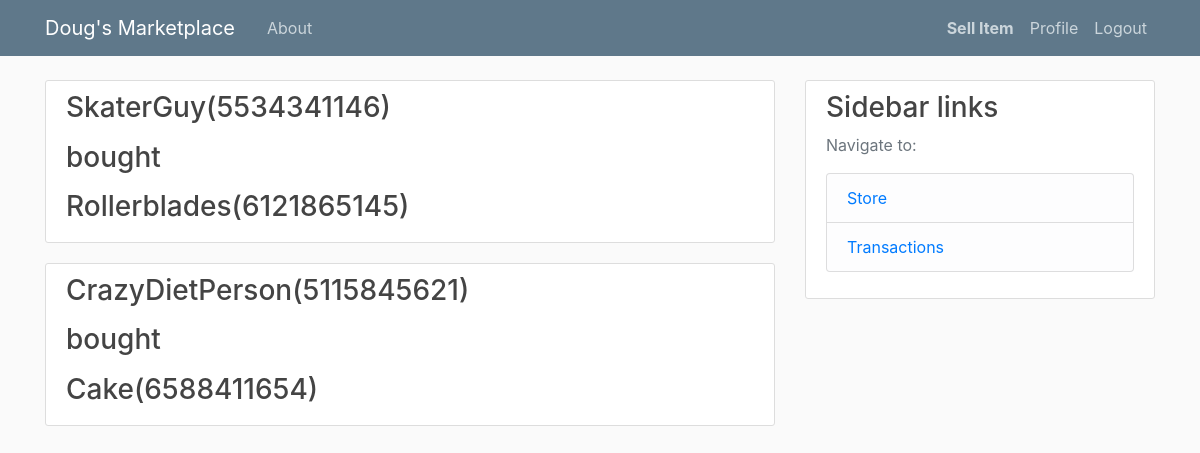
The page /transactions (signed in) on the database its author committed.
### blog/models.py (models this page shows)
class Transactions(models.Model):
    item = models.TextField()
    buyer = models.TextField()

### blog/views.py (the view)
# urls.py: path('transactions', views.transactions, name='blog-transactions')
def transactions(request):
    context = {
        'posts': Transactions.objects.all(),
        'title': 'Entries'
    }
    return render(request, 'blog/transactions.html', context)

### blog/templates/blog/transactions.html
{% extends "blog/base.html" %}
{% block content %}
    {% for post in posts %}
        <article class="media content-section">
          <div class="media-body">
            <h3 class="article-title" href="{% url 'post-detail' post.id %}">{{ post.buyer }} <p></p> <p>bought</p> {{ post.item}}</h3>
          </div>
        </article>
    {% endfor %}
{%endblock content%}

### blog/static/blog/main.css (style rules this page uses)
body { background: #fafafa; color: #333333; margin-top: 5rem; }
h1, h2, h3, h4, h5, h6 { color: #444444; }
.content-section { background: #ffffff; padding: 10px 20px; border: 1px solid #dddddd; border-radius: 3px; margin-bottom: 20px; }
.article-title { color: #444444; }

### rows shown on the page
Transactions: buyer "SkaterGuy(5534341146)", item "Rollerblades(6121865145)"
Transactions: buyer "CrazyDietPerson(5115845621)", item "Cake(6588411654)"
